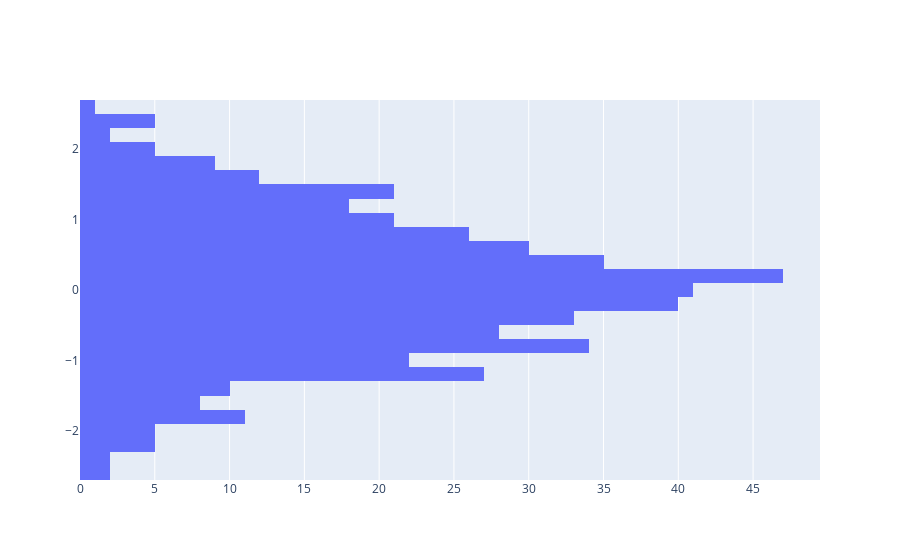

Write notebook code for a chart like this one.
### Code cell
import plotly.graph_objects as go

import numpy as np

y = np.random.randn(500)
# Use `y` argument instead of `x` for horizontal histogram

fig = go.Figure(data=[go.Histogram(y=y)])
fig.show()

### Figure 1 — Plotly figure (JSON) as saved in the notebook; plotly's stock layout.template omitted (floating-point values rounded to 4 significant figures; data arrays with more than 128 entries replaced by an {"elided": "..."} marker saying what was removed)
{"data": [{"type": "histogram", "y": {"elided": "500 float values"}}], "layout": {}}
